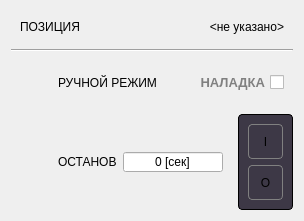
<?xml version="1.0" encoding="UTF-8"?>
<ui version="4.0">
 <class>ExGear</class>
 <widget class="QDialog" name="ExGear">
  <property name="geometry">
   <rect>
    <x>0</x>
    <y>0</y>
    <width>304</width>
    <height>220</height>
   </rect>
  </property>
  <property name="windowTitle">
   <string>ExGear</string>
  </property>
  <property name="styleSheet">
   <string notr="true">#centralwidget,#ExGear,QWidget[style=&quot;content&quot;]
{
	background-color: rgb(94, 92, 100);
}
#console
{
	background-color: rgb(61, 56, 70);
	border: 1px solid black;
	border-radius: 4px;
}
QAbstractButton:flat
{
	border: 1px solid gray;
	border-radius: 4px;
}
QAbstractButton:flat:pressed
{
	background-color: green;
}
QAbstractButton:flat[style=&quot;open&quot;]
{
	image: url(:/concrete/stop.png);
}
QAbstractButton:flat:pressed[style=&quot;open&quot;]
{
	image: url(:/concrete/down.png);
}
QAbstractButton:flat:checked[style=&quot;open&quot;]
{
	image: url(:/concrete/down.png);
}
QLabel[style=&quot;huge&quot;]
{
	font-size: 20pt;
	font-weight: bold;
	color: white;
}
QLabel[style=&quot;gigantic&quot;]
{
	font-size: 32pt;
	font-weight: bold;
	color: white;
}

QLabel[style=&quot;badge&quot;]
{
	border: 1px solid red;
	background-color: rgba(0,0,0,100);
	color: white;
	border-radius: 4px;
}
QLabel[style=&quot;vodoley-status&quot;]
{
	border: none;
	background-color: rgb(98, 160, 234);
	color: white;
	border-radius: 4px;
	font-weight: bold;
	font-size: 9pt;
	padding: 8px;
}
QLabel[style='hint']
{
	color: lightGray;
	font-weight: bold;
	font-size: 10pt;
}
QLabel[style='tips']
{
	color: lightGray;
	font-size: 7pt;
}
QLabel[style='sys']
{
	color: yellow;
	font-size: 7pt;
}
QGroupBox[style=&quot;vodoley&quot;]
{
	background-color: rgb(94, 92, 100);
	border: 1px solid gray;
}
QAbstractButton:flat[style=&quot;danger&quot;]
{
	background-color: rgba(224, 27, 36,80);
	color: lightGray;
}
QAbstractButton:flat::checked[style=&quot;danger&quot;]
{
	background-color: rgba(224, 27, 36,255);
	color: white;
}
QAbstractButton:flat[style=&quot;warning&quot;]
{
	background-color: rgba(46, 194, 126,80);
	color: lightGray;
}
QAbstractButton:flat::checked[style=&quot;warning&quot;]
{
	background-color: rgb(46, 194, 126);
	color: white;
}
QCheckBox
{
	font-weight: bold;
	font-size: 10pt;
}

QCheckBox:checked
{
	color: lightGray;
}
QCheckBox:unchecked
{
	color: gray;
}</string>
  </property>
  <property name="prefix" stdset="0">
   <string>SIEVER</string>
  </property>
  <layout class="QGridLayout" name="gridLayout">
   <item row="1" column="0" colspan="2">
    <widget class="Line" name="line">
     <property name="orientation">
      <enum>Qt::Horizontal</enum>
     </property>
    </widget>
   </item>
   <item row="3" column="1" rowspan="2" alignment="Qt::AlignVCenter">
    <widget class="QFrame" name="console">
     <property name="minimumSize">
      <size>
       <width>54</width>
       <height>96</height>
      </size>
     </property>
     <property name="frameShape">
      <enum>QFrame::StyledPanel</enum>
     </property>
     <layout class="QVBoxLayout" name="verticalLayout_15">
      <item>
       <widget class="QPushButton" name="on">
        <property name="sizePolicy">
         <sizepolicy hsizetype="Minimum" vsizetype="Preferred">
          <horstretch>0</horstretch>
          <verstretch>0</verstretch>
         </sizepolicy>
        </property>
        <property name="cursor">
         <cursorShape>PointingHandCursor</cursorShape>
        </property>
        <property name="text">
         <string>I</string>
        </property>
        <property name="flat">
         <bool>true</bool>
        </property>
        <property name="style" stdset="0">
         <string>danger</string>
        </property>
       </widget>
      </item>
      <item>
       <widget class="QPushButton" name="off">
        <property name="sizePolicy">
         <sizepolicy hsizetype="Minimum" vsizetype="Preferred">
          <horstretch>0</horstretch>
          <verstretch>0</verstretch>
         </sizepolicy>
        </property>
        <property name="cursor">
         <cursorShape>PointingHandCursor</cursorShape>
        </property>
        <property name="text">
         <string>O</string>
        </property>
        <property name="flat">
         <bool>true</bool>
        </property>
        <property name="style" stdset="0">
         <string>warning</string>
        </property>
       </widget>
      </item>
     </layout>
    </widget>
   </item>
   <item row="0" column="0" colspan="2">
    <widget class="QWidget" name="row_1" native="true">
     <layout class="QHBoxLayout" name="horizontalLayout">
      <item>
       <widget class="QLabel" name="hint_name">
        <property name="text">
         <string>ПОЗИЦИЯ</string>
        </property>
        <property name="style" stdset="0">
         <string>hint</string>
        </property>
       </widget>
      </item>
      <item>
       <widget class="QLabel" name="name">
        <property name="minimumSize">
         <size>
          <width>100</width>
          <height>0</height>
         </size>
        </property>
        <property name="text">
         <string>&lt;не указано&gt;</string>
        </property>
        <property name="alignment">
         <set>Qt::AlignRight|Qt::AlignTrailing|Qt::AlignVCenter</set>
        </property>
        <property name="style" stdset="0">
         <string>hint</string>
        </property>
       </widget>
      </item>
     </layout>
    </widget>
   </item>
   <item row="3" column="0" rowspan="2">
    <widget class="QWidget" name="row_3" native="true">
     <layout class="QHBoxLayout" name="horizontalLayout_3">
      <item>
       <widget class="QLabel" name="icon_sp_3">
        <property name="minimumSize">
         <size>
          <width>32</width>
          <height>32</height>
         </size>
        </property>
        <property name="maximumSize">
         <size>
          <width>32</width>
          <height>32</height>
         </size>
        </property>
        <property name="text">
         <string/>
        </property>
        <property name="pixmap">
         <pixmap resource="../resources.qrc">:/TREPEL/resources/timer.png</pixmap>
        </property>
        <property name="scaledContents">
         <bool>true</bool>
        </property>
       </widget>
      </item>
      <item>
       <widget class="QLabel" name="hint_fq_2">
        <property name="text">
         <string>ОСТАНОВ</string>
        </property>
        <property name="style" stdset="0">
         <string>hint</string>
        </property>
       </widget>
      </item>
      <item alignment="Qt::AlignRight">
       <widget class="QSpinBox" name="startup_t">
        <property name="minimumSize">
         <size>
          <width>100</width>
          <height>0</height>
         </size>
        </property>
        <property name="maximumSize">
         <size>
          <width>100</width>
          <height>16777215</height>
         </size>
        </property>
        <property name="alignment">
         <set>Qt::AlignCenter</set>
        </property>
        <property name="buttonSymbols">
         <enum>QAbstractSpinBox::NoButtons</enum>
        </property>
        <property name="suffix">
         <string> [сек]</string>
        </property>
        <property name="maximum">
         <number>100</number>
        </property>
       </widget>
      </item>
     </layout>
    </widget>
   </item>
   <item row="2" column="0" colspan="2">
    <widget class="QWidget" name="row_4" native="true">
     <layout class="QHBoxLayout" name="horizontalLayout_4">
      <item>
       <widget class="QLabel" name="icon_sp_4">
        <property name="minimumSize">
         <size>
          <width>32</width>
          <height>32</height>
         </size>
        </property>
        <property name="maximumSize">
         <size>
          <width>32</width>
          <height>32</height>
         </size>
        </property>
        <property name="text">
         <string/>
        </property>
        <property name="pixmap">
         <pixmap resource="../resources.qrc">:/TREPEL/resources/hand.png</pixmap>
        </property>
        <property name="scaledContents">
         <bool>true</bool>
        </property>
       </widget>
      </item>
      <item>
       <widget class="QLabel" name="hint_fq_4">
        <property name="text">
         <string>РУЧНОЙ РЕЖИМ</string>
        </property>
        <property name="style" stdset="0">
         <string>hint</string>
        </property>
       </widget>
      </item>
      <item alignment="Qt::AlignLeft">
       <widget class="QCheckBox" name="debug">
        <property name="layoutDirection">
         <enum>Qt::RightToLeft</enum>
        </property>
        <property name="text">
         <string>НАЛАДКА</string>
        </property>
       </widget>
      </item>
     </layout>
    </widget>
   </item>
  </layout>
 </widget>
 <resources>
  <include location="../resources.qrc"/>
 </resources>
 <connections/>
</ui>
